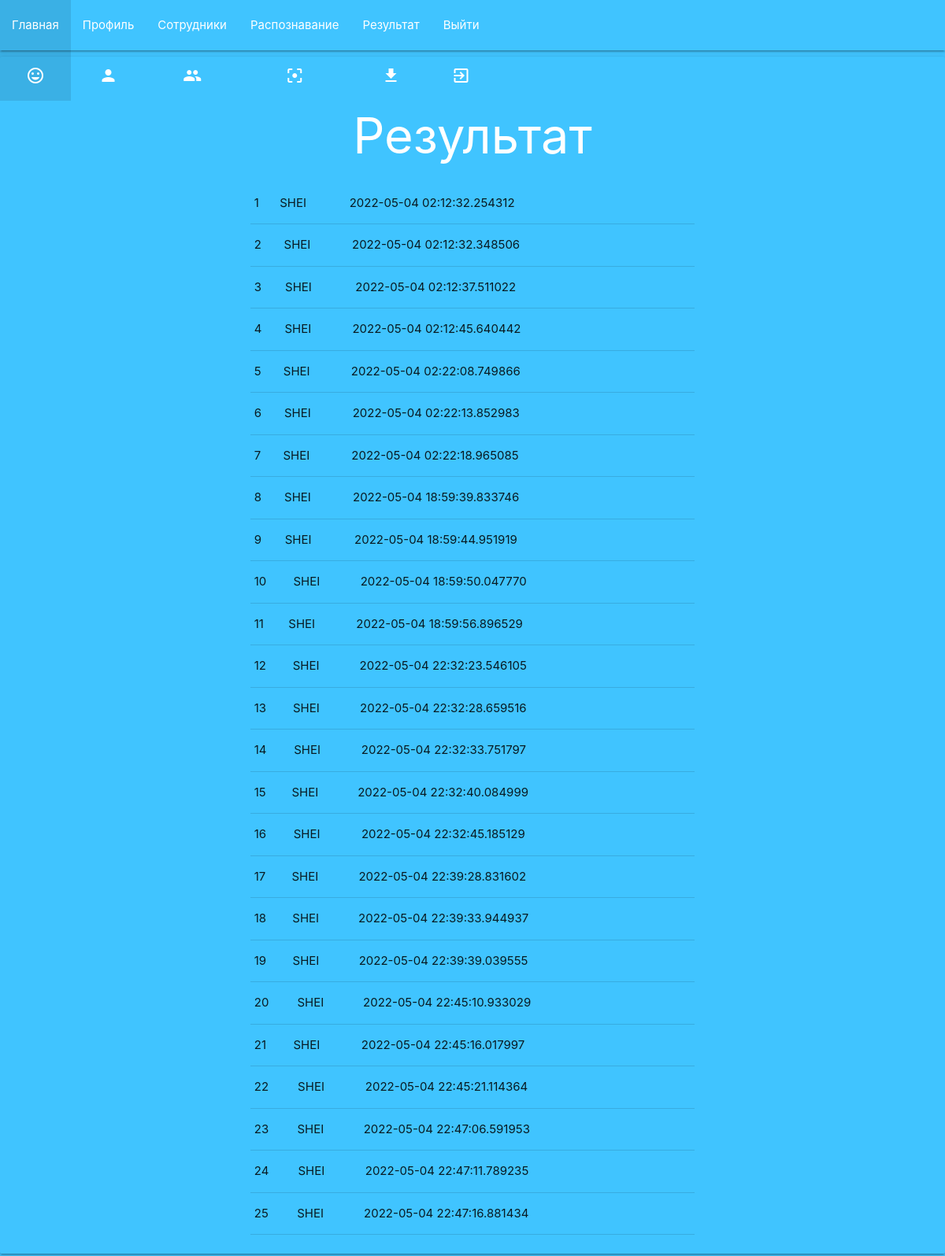
Screenshot of /result (signed in) with the database file from the repository.
### app.py (models this page shows, shortened)
class Result(UserMixin, db.Model):
    id = db.Column(db.Integer, primary_key=True)
    id_users = db.Column(db.ForeignKey(User.id))
    fio = db.Column(db.String(255))
    time = db.Column(db.String(255))

### app.py (the view)
@app.route('/result', methods=['GET'])
@login_required
def result():
    results = Result.query.filter_by(id_users = current_user.id)
    return render_template ('result.html', results=results)

### app.py (called while the page is built)
@login_manager.user_loader
def load_user(user_id):
    return User.query.get(int(user_id))

### templates/result.html (shortened to what this page needs)
{% extends 'logbase.html' %}
{%  block content %}
<div class="container mt-5">
    <h1>Результат</h1>
    <form method="get">
        {% for result in results %}
            <table>
            <td>{{ result.id }}</td>
                <td>{{ result.fio }}</td>
                <td>{{ result.time }}</td>
            </table>
        {% endfor %}
    </form>
</div>
{% endblock %}

### templates/logbase.html (shortened to what this page needs)
<!DOCTYPE html>
<html>
<head>
    <link rel="stylesheet" href="https://cdnjs.cloudflare.com/ajax/libs/materialize/1.0.0/css/materialize.min.css">
     <link rel="stylesheet" href="{{ url_for('static', filename='css/main.css') }}">
</head>
    <nav><div class="nav-wrapper center-align light-blue accent-2">
      <ul class="center-align">
        <li><a href="/home">Главная<i class="material-icons">mood</i></a></li>
          {% if current_user.is_authenticated %}
        <li><a href="/profile">Профиль<i class="material-icons">person</i></a></li>
          {% endif %}
          {% if current_user.is_authenticated %}
              <li><a href="/upload">Сотрудники<i class="material-icons">group</i></a></li>
              <li><a href="/recognition">Распознавание<i class="material-icons">filter_center_focus</i></a></li>
              <li><a href="/result">Результат<i class="material-icons">file_download</i></a></li>
          <li><a href="/logout">Выйти<i class="material-icons">exit_to_app</i></a></li>
      {% endif %}</ul></div></nav>
<body>
 <div class=" center-align card-panel light-blue accent-2" >
    <section class="hero is-primary is-fullheight">
        <div class="hero-body">
            <div class="container has-text-centered">
               {% block content %}
               {% endblock %}
            </div>
        </div>
    </section>
 </div>
</body>
</html>

### static/css/main.css (style rules this page uses)
body { background: #40c4ff ; }
h1 , h2, h3 { color: white; }

### rows the page displays
Result: id "1", fio "SHEI", time "2022-05-04 02:12:32.254312"
Result: id "2", fio "SHEI", time "2022-05-04 02:12:32.348506"
Result: id "3", fio "SHEI", time "2022-05-04 02:12:37.511022"
Result: id "4", fio "SHEI", time "2022-05-04 02:12:45.640442"
Result: id "5", fio "SHEI", time "2022-05-04 02:22:08.749866"
Result: id "6", fio "SHEI", time "2022-05-04 02:22:13.852983"
Result: id "7", fio "SHEI", time "2022-05-04 02:22:18.965085"
Result: id "8", fio "SHEI", time "2022-05-04 18:59:39.833746"
Result: id "9", fio "SHEI", time "2022-05-04 18:59:44.951919"
Result: id "10", fio "SHEI", time "2022-05-04 18:59:50.047770"
Result: id "11", fio "SHEI", time "2022-05-04 18:59:56.896529"
Result: id "12", fio "SHEI", time "2022-05-04 22:32:23.546105"
Result: id "13", fio "SHEI", time "2022-05-04 22:32:28.659516"
Result: id "14", fio "SHEI", time "2022-05-04 22:32:33.751797"
Result: id "15", fio "SHEI", time "2022-05-04 22:32:40.084999"
Result: id "16", fio "SHEI", time "2022-05-04 22:32:45.185129"
Result: id "17", fio "SHEI", time "2022-05-04 22:39:28.831602"
Result: id "18", fio "SHEI", time "2022-05-04 22:39:33.944937"
Result: id "19", fio "SHEI", time "2022-05-04 22:39:39.039555"
Result: id "20", fio "SHEI", time "2022-05-04 22:45:10.933029"
Result: id "21", fio "SHEI", time "2022-05-04 22:45:16.017997"
Result: id "22", fio "SHEI", time "2022-05-04 22:45:21.114364"
Result: id "23", fio "SHEI", time "2022-05-04 22:47:06.591953"
Result: id "24", fio "SHEI", time "2022-05-04 22:47:11.789235"
Result: id "25", fio "SHEI", time "2022-05-04 22:47:16.881434"
